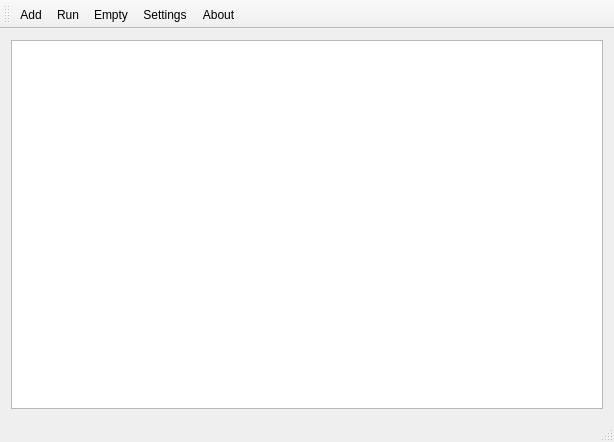
<?xml version="1.0" encoding="UTF-8"?>
<ui version="4.0">
 <class>MainWindow</class>
 <widget class="QMainWindow" name="MainWindow">
  <property name="geometry">
   <rect>
    <x>0</x>
    <y>0</y>
    <width>614</width>
    <height>442</height>
   </rect>
  </property>
  <property name="contextMenuPolicy">
   <enum>Qt::NoContextMenu</enum>
  </property>
  <property name="windowTitle">
   <string>Renamer</string>
  </property>
  <property name="windowIcon">
   <iconset resource="Resources.qrc">
    <normaloff>:/Images/Renamer.png</normaloff>:/Images/Renamer.png</iconset>
  </property>
  <widget class="QWidget" name="centralWidget">
   <layout class="QVBoxLayout" name="verticalLayout">
    <item>
     <widget class="QTableView" name="tableView">
      <property name="sortingEnabled">
       <bool>true</bool>
      </property>
      <attribute name="horizontalHeaderShowSortIndicator" stdset="0">
       <bool>true</bool>
      </attribute>
      <attribute name="horizontalHeaderStretchLastSection">
       <bool>true</bool>
      </attribute>
     </widget>
    </item>
   </layout>
  </widget>
  <widget class="QMenuBar" name="menuBar">
   <property name="geometry">
    <rect>
     <x>0</x>
     <y>0</y>
     <width>614</width>
     <height>22</height>
    </rect>
   </property>
   <property name="contextMenuPolicy">
    <enum>Qt::PreventContextMenu</enum>
   </property>
  </widget>
  <widget class="QToolBar" name="mainToolBar">
   <property name="iconSize">
    <size>
     <width>48</width>
     <height>32</height>
    </size>
   </property>
   <property name="toolButtonStyle">
    <enum>Qt::ToolButtonTextUnderIcon</enum>
   </property>
   <property name="floatable">
    <bool>false</bool>
   </property>
   <attribute name="toolBarArea">
    <enum>TopToolBarArea</enum>
   </attribute>
   <attribute name="toolBarBreak">
    <bool>false</bool>
   </attribute>
   <addaction name="actionAdd"/>
   <addaction name="actionRun"/>
   <addaction name="actionEmpty"/>
   <addaction name="actionSettings"/>
   <addaction name="actionAbout"/>
  </widget>
  <widget class="QStatusBar" name="statusBar"/>
  <action name="actionAdd">
   <property name="icon">
    <iconset resource="Resources.qrc">
     <normaloff>:/Images/Add.png</normaloff>:/Images/Add.png</iconset>
   </property>
   <property name="text">
    <string>Add</string>
   </property>
  </action>
  <action name="actionRun">
   <property name="icon">
    <iconset resource="Resources.qrc">
     <normaloff>:/Images/Go.png</normaloff>:/Images/Go.png</iconset>
   </property>
   <property name="text">
    <string>Run</string>
   </property>
  </action>
  <action name="actionSettings">
   <property name="icon">
    <iconset resource="Resources.qrc">
     <normaloff>:/Images/Settings.png</normaloff>:/Images/Settings.png</iconset>
   </property>
   <property name="text">
    <string>Settings</string>
   </property>
  </action>
  <action name="actionAbout">
   <property name="icon">
    <iconset resource="Resources.qrc">
     <normaloff>:/Images/About.png</normaloff>:/Images/About.png</iconset>
   </property>
   <property name="text">
    <string>About</string>
   </property>
  </action>
  <action name="actionEmpty">
   <property name="icon">
    <iconset resource="Resources.qrc">
     <normaloff>:/Images/Empty.png</normaloff>:/Images/Empty.png</iconset>
   </property>
   <property name="text">
    <string>Empty</string>
   </property>
   <property name="toolTip">
    <string>Empty</string>
   </property>
  </action>
 </widget>
 <layoutdefault spacing="6" margin="11"/>
 <resources>
  <include location="Resources.qrc"/>
 </resources>
 <connections/>
</ui>
